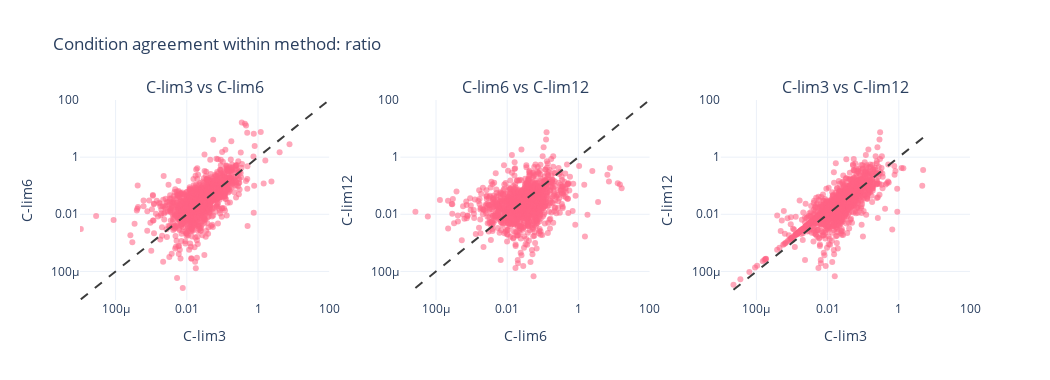

The notebook cell this image was saved under:
### Code cell
fig = scatter_condition_agreement(df_active_deg, method="ratio", log_axes=True)
fig.update_layout(yaxis1=dict(range=[-5, 2]),
                  yaxis2=dict(range=[-5, 2]),
                  yaxis3=dict(range=[-5, 2]),
                  xaxis1=dict(range=[-5, 2]),
                  xaxis2=dict(range=[-5, 2]),
                  xaxis3=dict(range=[-5, 2]),
                  # plot_bgcolor='rgba(0, 0, 0, 0)',  # Transparent plot area background
                  # paper_bgcolor='rgba(0, 0, 0, 0)'
                  )
fig.show()
# fig.write_image("notebooks/Heena notebooks/Mia Protein Degradation/out/k_active_condition_comparison_log.png", scale=5, height=400, width=1000)

### Figure 1 — Plotly figure (JSON) as saved in the notebook; plotly's stock layout.template omitted (floating-point values rounded to 4 significant figures; data arrays with more than 128 entries replaced by an {"elided": "..."} marker saying what was removed)
{"data": [{"hovertemplate": "k_active_C-lim3_C-lim12_ratio: %{x:.4g}<br>k_active_C-lim6_C-lim3_ratio: %{y:.4g}<extra></extra>", "marker": {"color": "rgba(255,99,132,0.8)", "opacity": 0.7, "size": 6}, "mode": "markers", "name": "proteins", "x": {"elided": "1324 float values"}, "y": {"elided": "1324 float values"}, "type": "scatter", "xaxis": "x", "yaxis": "y"}, {"hoverinfo": "skip", "line": {"color": "rgba(60,60,60,1.0)", "dash": "dash", "width": 2}, "mode": "lines", "name": "y = x", "showlegend": false, "x": [1.053e-05, 177.5], "y": [1.053e-05, 177.5], "type": "scatter", "xaxis": "x", "yaxis": "y"}, {"hovertemplate": "k_active_C-lim6_C-lim3_ratio: %{x:.4g}<br>k_active_C-lim12_C-lim6_ratio: %{y:.4g}<extra></extra>", "marker": {"color": "rgba(255,99,132,0.8)", "opacity": 0.7, "size": 6}, "mode": "markers", "name": "proteins", "x": {"elided": "1138 float values"}, "y": {"elided": "1138 float values"}, "type": "scatter", "xaxis": "x2", "yaxis": "y2"}, {"hoverinfo": "skip", "line": {"color": "rgba(60,60,60,1.0)", "dash": "dash", "width": 2}, "mode": "lines", "name": "y = x", "showlegend": false, "x": [2.64e-05, 177.5], "y": [2.64e-05, 177.5], "type": "scatter", "xaxis": "x2", "yaxis": "y2"}, {"hovertemplate": "k_active_C-lim3_C-lim12_ratio: %{x:.4g}<br>k_active_C-lim12_C-lim6_ratio: %{y:.4g}<extra></extra>", "marker": {"color": "rgba(255,99,132,0.8)", "opacity": 0.7, "size": 6}, "mode": "markers", "name": "proteins", "x": {"elided": "1690 float values"}, "y": {"elided": "1690 float values"}, "type": "scatter", "xaxis": "x3", "yaxis": "y3"}, {"hoverinfo": "skip", "line": {"color": "rgba(60,60,60,1.0)", "dash": "dash", "width": 2}, "mode": "lines", "name": "y = x", "showlegend": false, "x": [2.269e-05, 7.452], "y": [2.269e-05, 7.452], "type": "scatter", "xaxis": "x3", "yaxis": "y3"}], "layout": {"xaxis": {"anchor": "y", "domain": [0.0, 0.28], "title": {"text": "C-lim3"}, "type": "log", "range": [-5, 2]}, "yaxis": {"anchor": "x", "domain": [0.0, 1.0], "title": {"text": "C-lim6"}, "type": "log", "range": [-5, 2]}, "xaxis2": {"anchor": "y2", "domain": [0.36, 0.64], "title": {"text": "C-lim6"}, "type": "log", "range": [-5, 2]}, "yaxis2": {"anchor": "x2", "domain": [0.0, 1.0], "title": {"text": "C-lim12"}, "type": "log", "range": [-5, 2]}, "xaxis3": {"anchor": "y3", "domain": [0.72, 1.0], "title": {"text": "C-lim3"}, "type": "log", "range": [-5, 2]}, "yaxis3": {"anchor": "x3", "domain": [0.0, 1.0], "title": {"text": "C-lim12"}, "type": "log", "range": [-5, 2]}, "annotations": [{"font": {"size": 16}, "showarrow": false, "text": "C-lim3 vs C-lim6", "x": 0.14, "xanchor": "center", "xref": "paper", "y": 1.0, "yanchor": "bottom", "yref": "paper"}, {"font": {"size": 16}, "showarrow": false, "text": "C-lim6 vs C-lim12", "x": 0.5, "xanchor": "center", "xref": "paper", "y": 1.0, "yanchor": "bottom", "yref": "paper"}, {"font": {"size": 16}, "showarrow": false, "text": "C-lim3 vs C-lim12", "x": 0.86, "xanchor": "center", "xref": "paper", "y": 1.0, "yanchor": "bottom", "yref": "paper"}], "title": {"text": "Condition agreement within method: ratio"}, "height": 380, "width": 1050, "showlegend": false}}
